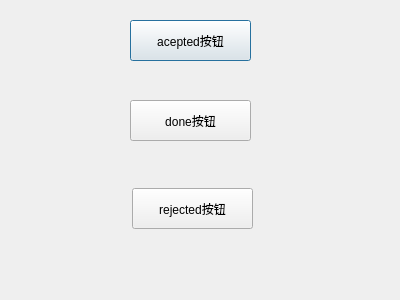
<?xml version="1.0" encoding="UTF-8"?>
<ui version="4.0">
 <class>myDialog</class>
 <widget class="QDialog" name="myDialog">
  <property name="geometry">
   <rect>
    <x>0</x>
    <y>0</y>
    <width>400</width>
    <height>300</height>
   </rect>
  </property>
  <property name="windowTitle">
   <string>Dialog</string>
  </property>
  <widget class="QPushButton" name="acceptBtn">
   <property name="geometry">
    <rect>
     <x>130</x>
     <y>20</y>
     <width>121</width>
     <height>41</height>
    </rect>
   </property>
   <property name="text">
    <string>acepted按钮</string>
   </property>
  </widget>
  <widget class="QPushButton" name="doneBtn">
   <property name="geometry">
    <rect>
     <x>130</x>
     <y>100</y>
     <width>121</width>
     <height>41</height>
    </rect>
   </property>
   <property name="text">
    <string>done按钮</string>
   </property>
  </widget>
  <widget class="QPushButton" name="rejectBtn">
   <property name="geometry">
    <rect>
     <x>132</x>
     <y>188</y>
     <width>121</width>
     <height>41</height>
    </rect>
   </property>
   <property name="text">
    <string>rejected按钮</string>
   </property>
  </widget>
 </widget>
 <resources/>
 <connections/>
</ui>
